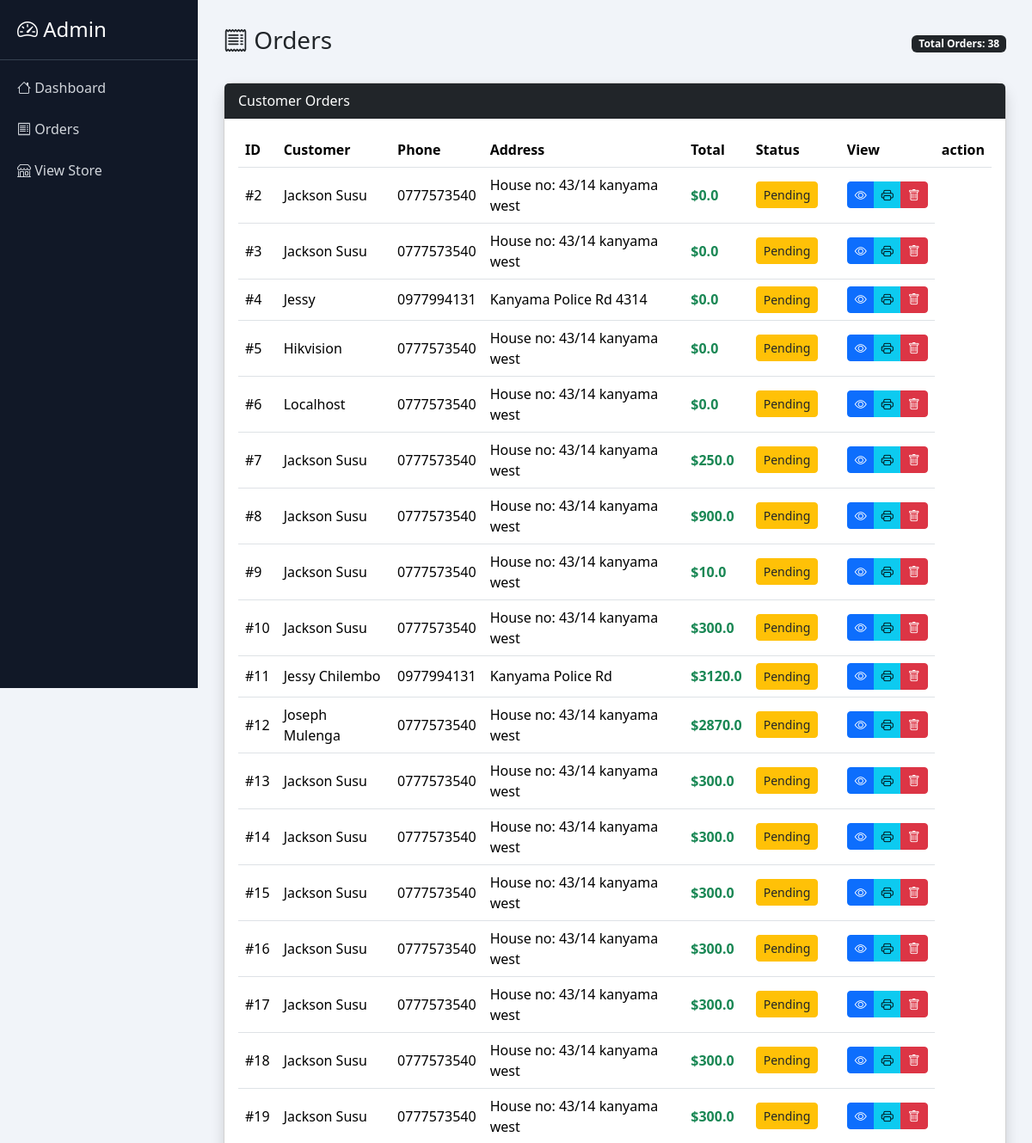
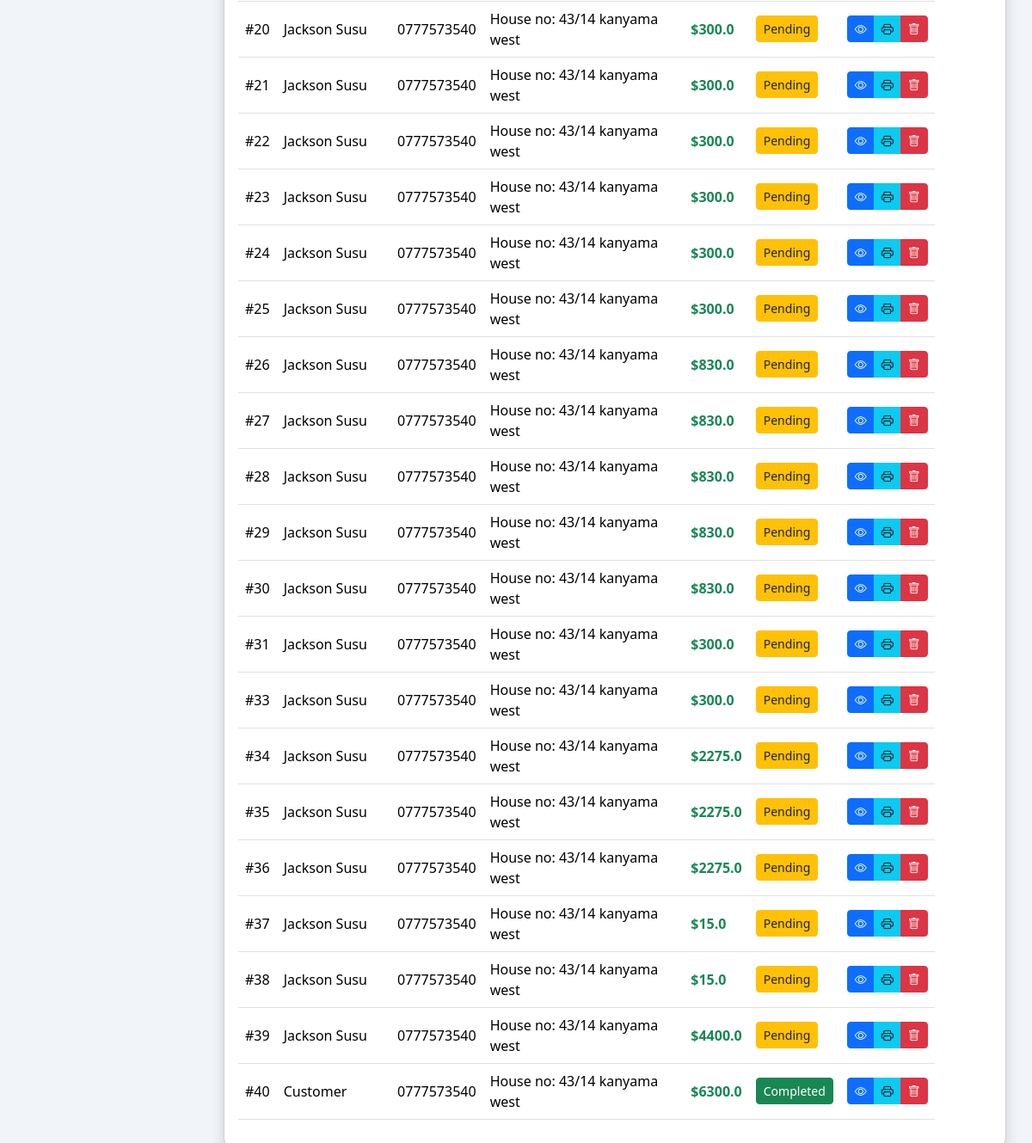
/orders (signed in), run on the app's committed database (2 pictures, top to bottom).
### tables this page shows
CREATE TABLE orders (
    id INTEGER PRIMARY KEY AUTOINCREMENT,
    customer_name TEXT,
    phone TEXT,
    address TEXT,
    total REAL
, status TEXT DEFAULT 'Pending', customer_id INTEGER);

### routes/orders.py (the view)
@orders_bp.route("/orders")
@admin_required
def view_orders():
    conn = get_db()
    orders = conn.execute(
        "SELECT * FROM orders"
    ).fetchall()
    return render_template(
        "orders.html",
        orders=orders,
        get_order_items=get_order_items
    )

### app.py (called while the page is built)
@app.context_processor
def inject_settings():
    conn = get_db()
    settings = conn.execute(
        "SELECT * FROM settings WHERE id=1"
    ).fetchone()
    return dict(settings=settings)

### models/database.py (called while the page is built)
def get_db():
    if "db" not in g:
        g.db = sqlite3.connect(DATABASE)
        g.db.row_factory = sqlite3.Row
    return g.db

### services/helpers.py (called while the page is built)
def admin_required(f):
    @wraps(f)
    def decorated(*args, **kwargs):
        if not session.get("admin"):
            return redirect("/admin")
        return f(*args, **kwargs)
    return decorated

def get_order_items(order_id):
    conn = get_db()
    return conn.execute(
        "SELECT * FROM order_items WHERE order_id=?",
        (order_id,)
    ).fetchall()

### templates/orders.html (shortened to what this page needs)
<!DOCTYPE html>
<html>
<head>
    <link href="https://cdn.jsdelivr.net/npm/bootstrap@5.3.2/dist/css/bootstrap.min.css" rel="stylesheet">
    <link href="https://cdn.jsdelivr.net/npm/bootstrap-icons/font/bootstrap-icons.css" rel="stylesheet">
</head>
<body>
<div class="sidebar">
    <h4><i class="bi bi-speedometer2"></i> Admin</h4>
    <a href="/dashboard"><i class="bi bi-house"></i> Dashboard</a>
    <a href="/orders"><i class="bi bi-receipt"></i> Orders</a>
    <a href="/"><i class="bi bi-shop"></i> View Store</a>
</div>
<div class="content">
    <div class="d-flex justify-content-between align-items-center mb-4">
        <h3><i class="bi bi-receipt"></i> Orders</h3>
        <span class="badge bg-dark">Total Orders: {{ orders|length }}</span>
    </div>
    <div class="card shadow">
        <div class="card-header bg-dark text-white">
            Customer Orders
        </div>
        <div class="card-body">
          {% if orders|length == 0 %}
    <div class="alert alert-info">
        No orders yet.
    </div>
{% else %}
    <table class="table table-hover align-middle">
        <thead>
            <tr>
                <th>ID</th>
                <th>Customer</th>
                <th>Phone</th>
                <th>Address</th>
                <th>Total</th>
                <th>Status</th>
                <th>View</th>
                <th>action</th>
            </tr>
        </thead>
        <tbody>
            {% for order in orders %}
            <tr>
                <td>#{{ order.id }}</td>
                <td>{{ order.customer_name }}</td>
                <td>{{ order.phone }}</td>
                <td>{{ order.address }}</td>
                <td class="text-success fw-bold">${{ order.total }}</td>
                <td>
                    {% if order.status == 'Pending' %}
                        <a href="/order_status/{{ order.id }}/Completed" class="btn btn-sm btn-success">Completed</a>
                    {% else %}
                        <a href="/order_status/{{ order.id }}/Pending" class="btn btn-sm btn-warning text-dark">Pending</a>
                    {% endif %}
                </td>
              <td>
<div class="btn-group btn-group-sm">
<button class="btn btn-primary"
data-bs-toggle="modal"
data-bs-target="#orderModal{{ order.id }}">
<i class="bi bi-eye"></i>
</button>
<a href="/invoice/{{ order.id }}"
target="_blank"
class="btn btn-info">
<i class="bi bi-printer"></i>
</a>
<a href="/delete_order/{{ order.id }}"
class="btn btn-danger"
onclick="return confirm('Delete this order?')">
<i class="bi bi-trash"></i>
</a>
</div>
</td>
            </tr>
            {% endfor %}
        </tbody>
    </table>
{% endif %}
        </div>
    </div>
</div>
</body>
</html>

### templates/orders.html (style rules this page uses)
body { background-color: #f1f4f9; }
.sidebar { height: 100vh; background: #111827; color: white; position: fixed; width: 230px; }
.sidebar h4 { padding: 20px; border-bottom: 1px solid #374151; }
.sidebar a { color: #d1d5db; text-decoration: none; display: block; padding: 12px 20px; }
.content { margin-left: 230px; padding: 30px; }
.card { border-radius: 12px; }
.table thead { background: #111827; color: white; }

### data on the page
orders: id "2", customer_name "Jackson Susu", phone "0777573540", address "House no: 43/14 kanyama west", total "0.0"
orders: id "3", customer_name "Jackson Susu", phone "0777573540", address "House no: 43/14 kanyama west", total "0.0"
orders: id "4", customer_name "Jessy", phone "0977994131", address "Kanyama Police Rd 4314", total "0.0"
orders: id "5", customer_name "Hikvision", phone "0777573540", address "House no: 43/14 kanyama west", total "0.0"
orders: id "6", customer_name "Localhost", phone "0777573540", address "House no: 43/14 kanyama west", total "0.0"
orders: id "7", customer_name "Jackson Susu", phone "0777573540", address "House no: 43/14 kanyama west", total "250.0"
orders: id "8", customer_name "Jackson Susu", phone "0777573540", address "House no: 43/14 kanyama west", total "900.0"
orders: id "9", customer_name "Jackson Susu", phone "0777573540", address "House no: 43/14 kanyama west", total "10.0"
orders: id "10", customer_name "Jackson Susu", phone "0777573540", address "House no: 43/14 kanyama west", total "300.0"
orders: id "11", customer_name "Jessy Chilembo", phone "0977994131", address "Kanyama Police Rd", total "3120.0"
orders: id "12", customer_name "Joseph Mulenga", phone "0777573540", address "House no: 43/14 kanyama west", total "2870.0"
orders: id "13", customer_name "Jackson Susu", phone "0777573540", address "House no: 43/14 kanyama west", total "300.0"
orders: id "14", customer_name "Jackson Susu", phone "0777573540", address "House no: 43/14 kanyama west", total "300.0"
orders: id "15", customer_name "Jackson Susu", phone "0777573540", address "House no: 43/14 kanyama west", total "300.0"
orders: id "16", customer_name "Jackson Susu", phone "0777573540", address "House no: 43/14 kanyama west", total "300.0"
orders: id "17", customer_name "Jackson Susu", phone "0777573540", address "House no: 43/14 kanyama west", total "300.0"
orders: id "18", customer_name "Jackson Susu", phone "0777573540", address "House no: 43/14 kanyama west", total "300.0"
orders: id "19", customer_name "Jackson Susu", phone "0777573540", address "House no: 43/14 kanyama west", total "300.0"
orders: id "20", customer_name "Jackson Susu", phone "0777573540", address "House no: 43/14 kanyama west", total "300.0"
orders: id "21", customer_name "Jackson Susu", phone "0777573540", address "House no: 43/14 kanyama west", total "300.0"
orders: id "22", customer_name "Jackson Susu", phone "0777573540", address "House no: 43/14 kanyama west", total "300.0"
orders: id "23", customer_name "Jackson Susu", phone "0777573540", address "House no: 43/14 kanyama west", total "300.0"
orders: id "24", customer_name "Jackson Susu", phone "0777573540", address "House no: 43/14 kanyama west", total "300.0"
orders: id "25", customer_name "Jackson Susu", phone "0777573540", address "House no: 43/14 kanyama west", total "300.0"
orders: id "26", customer_name "Jackson Susu", phone "0777573540", address "House no: 43/14 kanyama west", total "830.0"
orders: id "27", customer_name "Jackson Susu", phone "0777573540", address "House no: 43/14 kanyama west", total "830.0"
orders: id "28", customer_name "Jackson Susu", phone "0777573540", address "House no: 43/14 kanyama west", total "830.0"
orders: id "29", customer_name "Jackson Susu", phone "0777573540", address "House no: 43/14 kanyama west", total "830.0"
orders: id "30", customer_name "Jackson Susu", phone "0777573540", address "House no: 43/14 kanyama west", total "830.0"
orders: id "31", customer_name "Jackson Susu", phone "0777573540", address "House no: 43/14 kanyama west", total "300.0"
orders: id "33", customer_name "Jackson Susu", phone "0777573540", address "House no: 43/14 kanyama west", total "300.0"
orders: id "34", customer_name "Jackson Susu", phone "0777573540", address "House no: 43/14 kanyama west", total "2275.0"
orders: id "35", customer_name "Jackson Susu", phone "0777573540", address "House no: 43/14 kanyama west", total "2275.0"
orders: id "36", customer_name "Jackson Susu", phone "0777573540", address "House no: 43/14 kanyama west", total "2275.0"
orders: id "37", customer_name "Jackson Susu", phone "0777573540", address "House no: 43/14 kanyama west", total "15.0"
orders: id "38", customer_name "Jackson Susu", phone "0777573540", address "House no: 43/14 kanyama west", total "15.0"
orders: id "39", customer_name "Jackson Susu", phone "0777573540", address "House no: 43/14 kanyama west", total "4400.0"
orders: id "40", customer_name "Customer", phone "0777573540", address "House no: 43/14 kanyama west", total "6300.0"

### other printed values
{{ orders|length }} "38"
